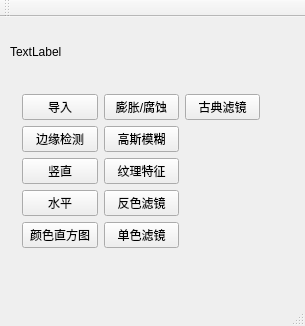
<?xml version="1.0" encoding="UTF-8"?>
<ui version="4.0">
 <class>MainWindow</class>
 <widget class="QMainWindow" name="MainWindow">
  <property name="geometry">
   <rect>
    <x>0</x>
    <y>0</y>
    <width>305</width>
    <height>326</height>
   </rect>
  </property>
  <property name="windowTitle">
   <string>MainWindow</string>
  </property>
  <widget class="QWidget" name="centralWidget">
   <widget class="QLabel" name="label">
    <property name="geometry">
     <rect>
      <x>10</x>
      <y>10</y>
      <width>399</width>
      <height>49</height>
     </rect>
    </property>
    <property name="text">
     <string>TextLabel</string>
    </property>
   </widget>
   <widget class="QWidget" name="layoutWidget">
    <property name="geometry">
     <rect>
      <x>11</x>
      <y>66</y>
      <width>260</width>
      <height>176</height>
     </rect>
    </property>
    <layout class="QGridLayout" name="gridLayout">
     <item row="3" column="1">
      <widget class="QPushButton" name="pushButton_9">
       <property name="text">
        <string>反色滤镜</string>
       </property>
      </widget>
     </item>
     <item row="3" column="0">
      <widget class="QPushButton" name="pushButton_2">
       <property name="text">
        <string>水平</string>
       </property>
      </widget>
     </item>
     <item row="1" column="1">
      <widget class="QPushButton" name="pushButton_7">
       <property name="text">
        <string>高斯模糊</string>
       </property>
      </widget>
     </item>
     <item row="2" column="0">
      <widget class="QPushButton" name="pushButton_3">
       <property name="text">
        <string>竖直</string>
       </property>
      </widget>
     </item>
     <item row="4" column="1">
      <widget class="QPushButton" name="pushButton_10">
       <property name="text">
        <string>单色滤镜</string>
       </property>
      </widget>
     </item>
     <item row="2" column="1">
      <widget class="QPushButton" name="pushButton_8">
       <property name="text">
        <string>纹理特征</string>
       </property>
      </widget>
     </item>
     <item row="0" column="1">
      <widget class="QPushButton" name="pushButton_6">
       <property name="text">
        <string>膨胀/腐蚀</string>
       </property>
      </widget>
     </item>
     <item row="1" column="0">
      <widget class="QPushButton" name="pushButton_4">
       <property name="text">
        <string>边缘检测</string>
       </property>
      </widget>
     </item>
     <item row="0" column="2">
      <widget class="QPushButton" name="pushButton_11">
       <property name="text">
        <string>古典滤镜</string>
       </property>
      </widget>
     </item>
     <item row="4" column="0">
      <widget class="QPushButton" name="pushButton_5">
       <property name="text">
        <string>颜色直方图</string>
       </property>
      </widget>
     </item>
     <item row="0" column="0">
      <widget class="QPushButton" name="pushButton">
       <property name="text">
        <string>导入</string>
       </property>
      </widget>
     </item>
    </layout>
   </widget>
  </widget>
  <widget class="QMenuBar" name="menuBar">
   <property name="geometry">
    <rect>
     <x>0</x>
     <y>0</y>
     <width>305</width>
     <height>27</height>
    </rect>
   </property>
  </widget>
  <widget class="QToolBar" name="mainToolBar">
   <attribute name="toolBarArea">
    <enum>TopToolBarArea</enum>
   </attribute>
   <attribute name="toolBarBreak">
    <bool>false</bool>
   </attribute>
  </widget>
  <widget class="QStatusBar" name="statusBar"/>
 </widget>
 <layoutdefault spacing="6" margin="11"/>
 <resources/>
 <connections/>
</ui>
